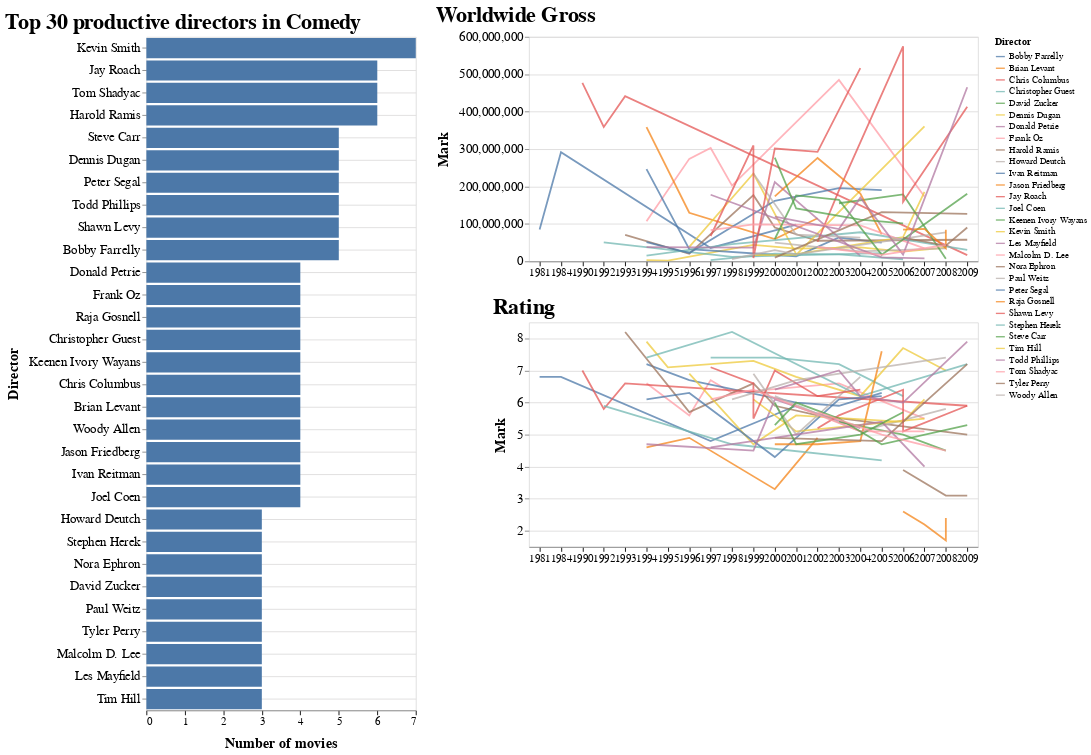

The notebook cell this image was saved under:
### Code cell
make_text_plot2(genre = 'Comedy', year = (1933, 2010))

### Figure 1 — Vega-Lite specification as saved in the notebook (floating-point values rounded to 4 significant figures)
{"$schema": "https://vega.github.io/schema/vega-lite/v3.4.0.json", "config": {"axisX": {"domain": true, "domainWidth": 1, "grid": false, "gridColor": "#DEDDDD", "labelAngle": 0, "labelFont": "Arial", "labelFontSize": 12, "tickColor": "#000000", "tickSize": 5, "title": "X Axis Title (units)", "titleFont": "Arial", "titleFontSize": 16, "titlePadding": 10}, "axisY": {"domain": false, "grid": true, "gridColor": "#DEDDDD", "gridWidth": 1, "labelAngle": 0, "labelFont": "Arial", "labelFontSize": 14, "title": "Y Axis Title (units)", "titleFont": "Arial", "titleFontSize": 16, "titlePadding": 10}, "title": {"anchor": "start", "font": "Arial", "fontColor": "#000000", "fontSize": 24}, "view": {"height": 300, "width": 400}}, "datasets": {"data-ac757487762b5f28f49e244ee39ae42f": [{"Count": 7, "Director": "Kevin Smith"}, {"Count": 6, "Director": "Jay Roach"}, {"Count": 6, "Director": "Tom Shadyac"}, {"Count": 6, "Director": "Harold Ramis"}, {"Count": 5, "Director": "Steve Carr"}, {"Count": 5, "Director": "Dennis Dugan"}, {"Count": 5, "Director": "Peter Segal"}, {"Count": 5, "Director": "Todd Phillips"}, {"Count": 5, "Director": "Shawn Levy"}, {"Count": 5, "Director": "Bobby Farrelly"}, {"Count": 4, "Director": "Donald Petrie"}, {"Count": 4, "Director": "Frank Oz"}, {"Count": 4, "Director": "Raja Gosnell"}, {"Count": 4, "Director": "Christopher Guest"}, {"Count": 4, "Director": "Keenen Ivory Wayans"}, {"Count": 4, "Director": "Chris Columbus"}, {"Count": 4, "Director": "Brian Levant"}, {"Count": 4, "Director": "Woody Allen"}, {"Count": 4, "Director": "Jason Friedberg"}, {"Count": 4, "Director": "Ivan Reitman"}, {"Count": 4, "Director": "Joel Coen"}, {"Count": 3, "Director": "Howard Deutch"}, {"Count": 3, "Director": "Stephen Herek"}, {"Count": 3, "Director": "Nora Ephron"}, {"Count": 3, "Director": "David Zucker"}, {"Count": 3, "Director": "Paul Weitz"}, {"Count": 3, "Director": "Tyler Perry"}, {"Count": 3, "Director": "Malcolm D. Lee"}, {"Count": 3, "Director": "Les Mayfield"}, {"Count": 3, "Director": "Tim Hill"}], "data-c25ab378c7851668767f95b7fc74da03": [{"Count": 6, "Director": "Tom Shadyac", "IMDB_Rating": 6.6, "MPAA_Rating": "PG-13", "Major_Genre": "Comedy", "Production_Budget": 12000000, "Title": "Ace Ventura: Pet Detective", "Worldwide_Gross": 107217396, "Year": 1994}, {"Count": 6, "Director": "Tom Shadyac", "IMDB_Rating": 5.6, "MPAA_Rating": "PG-13", "Major_Genre": "Comedy", "Production_Budget": 55000000, "Title": "The Nutty Professor", "Worldwide_Gross": 273814019, "Year": 1996}, {"Count": 6, "Director": "Tom Shadyac", "IMDB_Rating": 5.5, "MPAA_Rating": "PG", "Major_Genre": "Comedy", "Production_Budget": 175000000, "Title": "Evan Almighty", "Worldwide_Gross": 173219280, "Year": 2007}, {"Count": 6, "Director": "Tom Shadyac", "IMDB_Rating": 6.6, "MPAA_Rating": "PG-13", "Major_Genre": "Comedy", "Production_Budget": 81000000, "Title": "Bruce Almighty", "Worldwide_Gross": 485004995, "Year": 2003}, {"Count": 6, "Director": "Tom Shadyac", "IMDB_Rating": 6.7, "MPAA_Rating": "PG-13", "Major_Genre": "Comedy", "Production_Budget": 45000000, "Title": "Liar Liar", "Worldwide_Gross": 302710615, "Year": 1997}, {"Count": 6, "Director": "Tom Shadyac", "IMDB_Rating": 6.3, "MPAA_Rating": "PG-13", "Major_Genre": "Comedy", "Production_Budget": 50000000, "Title": "Patch Adams", "Worldwide_Gross": 202200000, "Year": 1998}, {"Count": 7, "Director": "Kevin Smith", "IMDB_Rating": 7.9, "MPAA_Rating": "R", "Major_Genre": "Comedy", "Production_Budget": 27000, "Title": "Clerks", "Worldwide_Gross": 3073428, "Year": 1994}, {"Count": 7, "Director": "Kevin Smith", "IMDB_Rating": 7.1, "MPAA_Rating": "R", "Major_Genre": "Comedy", "Production_Budget": 6100000, "Title": "Mallrats", "Worldwide_Gross": 2108367, "Year": 1995}, {"Count": 7, "Director": "Kevin Smith", "IMDB_Rating": 7.7, "MPAA_Rating": "R", "Major_Genre": "Comedy", "Production_Budget": 5000000, "Title": "Clerks II", "Worldwide_Gross": 25894473, "Year": 2006}, {"Count": 7, "Director": "Kevin Smith", "IMDB_Rating": 7.3, "MPAA_Rating": "R", "Major_Genre": "Comedy", "Production_Budget": 10000000, "Title": "Dogma", "Worldwide_Gross": 43948865, "Year": 1999}, {"Count": 7, "Director": "Kevin Smith", "IMDB_Rating": 6.2, "MPAA_Rating": "PG-13", "Major_Genre": "Comedy", "Production_Budget": 35000000, "Title": "Jersey Girl", "Worldwide_Gross": 37066129, "Year": 2004}, {"Count": 7, "Director": "Kevin Smith", "IMDB_Rating": 6.8, "MPAA_Rating": "R", "Major_Genre": "Comedy", "Production_Budget": 22000000, "Title": "Jay and Silent Bob Strike Back", "Worldwide_Gross": 33762400, "Year": 2001}, {"Count": 7, "Director": "Kevin Smith", "IMDB_Rating": 7, "MPAA_Rating": "R", "Major_Genre": "Comedy", "Production_Budget": 24000000, "Title": "Zack and Miri Make a Porno", "Worldwide_Gross": 36851125, "Year": 2008}, {"Count": 5, "Director": "Bobby Farrelly", "IMDB_Rating": 7.2, "MPAA_Rating": "PG-13", "Major_Genre": "Comedy", "Production_Budget": 16000000, "Title": "Dumb & Dumber", "Worldwide_Gross": 246400000, "Year": 1994}, {"Count": 5, "Director": "Bobby Farrelly", "IMDB_Rating": 6.7, "MPAA_Rating": "R", "Major_Genre": "Comedy", "Production_Budget": 25000000, "Title": "Kingpin", "Worldwide_Gross": 32223424, "Year": 1996}, {"Count": 5, "Director": "Bobby Farrelly", "IMDB_Rating": 6.3, "MPAA_Rating": "PG-13", "Major_Genre": "Comedy", "Production_Budget": 40000000, "Title": "Fever Pitch", "Worldwide_Gross": 50071069, "Year": 2005}, {"Count": 5, "Director": "Bobby Farrelly", "IMDB_Rating": 6, "MPAA_Rating": "PG", "Major_Genre": "Comedy", "Production_Budget": 70000000, "Title": "Osmosis Jones", "Worldwide_Gross": 13596911, "Year": 2001}, {"Count": 5, "Director": "Bobby Farrelly", "IMDB_Rating": 5.9, "MPAA_Rating": "PG-13", "Major_Genre": "Comedy", "Production_Budget": 55000000, "Title": "Stuck On You", "Worldwide_Gross": 63537164, "Year": 2003}, {"Count": 4, "Director": "Brian Levant", "IMDB_Rating": 4.6, "MPAA_Rating": "PG", "Major_Genre": "Comedy", "Production_Budget": 45000000, "Title": "The Flintstones", "Worldwide_Gross": 358500000, "Year": 1994}, {"Count": 4, "Director": "Brian Levant", "IMDB_Rating": 4.9, "MPAA_Rating": "PG", "Major_Genre": "Comedy", "Production_Budget": 60000000, "Title": "Jingle All the Way", "Worldwide_Gross": 129832389, "Year": 1996}, {"Count": 4, "Director": "Brian Levant", "IMDB_Rating": 4.9, "MPAA_Rating": "PG", "Major_Genre": "Comedy", "Production_Budget": 32000000, "Title": "Snow Dogs", "Worldwide_Gross": 115010692, "Year": 2002}, {"Count": 4, "Director": "Brian Levant", "IMDB_Rating": 3.3, "MPAA_Rating": "PG", "Major_Genre": "Comedy", "Production_Budget": 58000000, "Title": "The Flintstones in Viva Rock Vegas", "Worldwide_Gross": 59431365, "Year": 2000}, {"Count": 4, "Director": "Ivan Reitman", "IMDB_Rating": 6.8, "MPAA_Rating": "PG", "Major_Genre": "Comedy", "Production_Budget": 30000000, "Title": "Ghostbusters", "Worldwide_Gross": 291632124, "Year": 1984}, {"Count": 4, "Director": "Ivan Reitman", "IMDB_Rating": 6.8, "MPAA_Rating": "R", "Major_Genre": "Comedy", "Production_Budget": 10000000, "Title": "Stripes", "Worldwide_Gross": 85300000, "Year": 1981}, {"Count": 4, "Director": "Ivan Reitman", "IMDB_Rating": 5.9, "MPAA_Rating": "PG-13", "Major_Genre": "Comedy", "Production_Budget": 80000000, "Title": "Evolution", "Worldwide_Gross": 98341932, "Year": 2001}, {"Count": 4, "Director": "Ivan Reitman", "IMDB_Rating": 4.8, "MPAA_Rating": "PG-13", "Major_Genre": "Comedy", "Production_Budget": 85000000, "Title": "Father's Day", "Worldwide_Gross": 35681080, "Year": 1997}, {"Count": 6, "Director": "Harold Ramis", "IMDB_Rating": 8.2, "MPAA_Rating": "PG", "Major_Genre": "Comedy", "Production_Budget": 14600000, "Title": "Groundhog Day", "Worldwide_Gross": 70906973, "Year": 1993}, {"Count": 6, "Director": "Harold Ramis", "IMDB_Rating": 5.7, "MPAA_Rating": "PG-13", "Major_Genre": "Comedy", "Production_Budget": 45000000, "Title": "Multiplicity", "Worldwide_Gross": 20133326, "Year": 1996}, {"Count": 6, "Director": "Harold Ramis", "IMDB_Rating": 5.6, "MPAA_Rating": "R", "Major_Genre": "Comedy", "Production_Budget": 60000000, "Title": "Analyze That", "Worldwide_Gross": 54994757, "Year": 2002}, {"Count": 6, "Director": "Harold Ramis", "IMDB_Rating": 6.6, "MPAA_Rating": "R", "Major_Genre": "Comedy", "Production_Budget": 30000000, "Title": "Analyze This", "Worldwide_Gross": 176885658, "Year": 1999}, {"Count": 6, "Director": "Harold Ramis", "IMDB_Rating": 5.9, "MPAA_Rating": "PG-13", "Major_Genre": "Comedy", "Production_Budget": 48000000, "Title": "Bedazzled", "Worldwide_Gross": 90376224, "Year": 2000}, {"Count": 6, "Director": "Harold Ramis", "IMDB_Rating": 5, "MPAA_Rating": "PG-13", "Major_Genre": "Comedy", "Production_Budget": 60000000, "Title": "Year One", "Worldwide_Gross": 57604723, "Year": 2009}, {"Count": 4, "Director": "Chris Columbus", "IMDB_Rating": 5.8, "MPAA_Rating": "PG", "Major_Genre": "Comedy", "Production_Budget": 20000000, "Title": "Home Alone 2: Lost in New York", "Worldwide_Gross": 358994850, "Year": 1992}, {"Count": 4, "Director": "Chris Columbus", "IMDB_Rating": 7, "MPAA_Rating": "PG", "Major_Genre": "Comedy", "Production_Budget": 15000000, "Title": "Home Alone", "Worldwide_Gross": 476684675, "Year": 1990}, {"Count": 4, "Director": "Chris Columbus", "IMDB_Rating": 6.6, "MPAA_Rating": "PG-13", "Major_Genre": "Comedy", "Production_Budget": 25000000, "Title": "Mrs. Doubtfire", "Worldwide_Gross": 441286003, "Year": 1993}, {"Count": 4, "Director": "Chris Columbus", "IMDB_Rating": 5.9, "MPAA_Rating": "PG-13", "Major_Genre": "Comedy", "Production_Budget": 18000000, "Title": "I Love You, Beth Cooper", "Worldwide_Gross": 16382538, "Year": 2009}, {"Count": 5, "Director": "Dennis Dugan", "IMDB_Rating": 6.9, "MPAA_Rating": "PG-13", "Major_Genre": "Comedy", "Production_Budget": 10000000, "Title": "Happy Gilmore", "Worldwide_Gross": 38623460, "Year": 1996}, {"Count": 5, "Director": "Dennis Dugan", "IMDB_Rating": 4.7, "MPAA_Rating": "PG-13", "Major_Genre": "Comedy", "Production_Budget": 30000000, "Title": "Big Daddy", "Worldwide_Gross": 234779795, "Year": 1999}, {"Count": 5, "Director": "Dennis Dugan", "IMDB_Rating": 5.4, "MPAA_Rating": "PG-13", "Major_Genre": "Comedy", "Production_Budget": 35000000, "Title": "The Benchwarmers", "Worldwide_Gross": 64843754, "Year": 2006}, {"Count": 5, "Director": "Dennis Dugan", "IMDB_Rating": 6.1, "MPAA_Rating": "PG-13", "Major_Genre": "Comedy", "Production_Budget": 85000000, "Title": "I Now Pronounce You Chuck and Larry", "Worldwide_Gross": 185708462, "Year": 2007}, {"Count": 5, "Director": "Dennis Dugan", "IMDB_Rating": 5.6, "MPAA_Rating": "R", "Major_Genre": "Comedy", "Production_Budget": 22000000, "Title": "Saving Silverman", "Worldwide_Gross": 19351569, "Year": 2001}, {"Count": 4, "Director": "Joel Coen", "IMDB_Rating": 7.4, "MPAA_Rating": "PG", "Major_Genre": "Comedy", "Production_Budget": 40000000, "Title": "The Hudsucker Proxy", "Worldwide_Gross": 14938149, "Year": 1994}, {"Count": 4, "Director": "Joel Coen", "IMDB_Rating": 7.2, "MPAA_Rating": "R", "Major_Genre": "Comedy", "Production_Budget": 7000000, "Title": "A Serious Man", "Worldwide_Gross": 30710147, "Year": 2009}, {"Count": 4, "Director": "Joel Coen", "IMDB_Rating": 8.2, "MPAA_Rating": "R", "Major_Genre": "Comedy", "Production_Budget": 15000000, "Title": "The Big Lebowski", "Worldwide_Gross": 46189568, "Year": 1998}, {"Count": 4, "Director": "Joel Coen", "IMDB_Rating": 6.2, "MPAA_Rating": "R", "Major_Genre": "Comedy", "Production_Budget": 35000000, "Title": "The Ladykillers", "Worldwide_Gross": 77692139, "Year": 2004}, {"Count": 3, "Director": "Stephen Herek", "IMDB_Rating": 5.9, "MPAA_Rating": "PG", "Major_Genre": "Comedy", "Production_Budget": 10000000, "Title": "The Mighty Ducks", "Worldwide_Gross": 50752337, "Year": 1992}, {"Count": 3, "Director": "Stephen Herek", "IMDB_Rating": 4.7, "MPAA_Rating": "PG", "Major_Genre": "Comedy", "Production_Budget": 60000000, "Title": "Holy Man", "Worldwide_Gross": 12069719, "Year": 1998}, {"Count": 3, "Director": "Stephen Herek", "IMDB_Rating": 4.2, "MPAA_Rating": "PG-13", "Major_Genre": "Comedy", "Production_Budget": 50000000, "Title": "Man of the House", "Worldwide_Gross": 22099706, "Year": 2005}, {"Count": 5, "Director": "Peter Segal", "IMDB_Rating": 6.1, "MPAA_Rating": "PG-13", "Major_Genre": "Comedy", "Production_Budget": 30000000, "Title": "Naked Gun 33 1/3: The Final Insult", "Worldwide_Gross": 51041856, "Year": 1994}, {"Count": 5, "Director": "Peter Segal", "IMDB_Rating": 6.1, "MPAA_Rating": "PG-13", "Major_Genre": "Comedy", "Production_Budget": 56000000, "Title": "Anger Management", "Worldwide_Gross": 195660942, "Year": 2003}, {"Count": 5, "Director": "Peter Segal", "IMDB_Rating": 6.2, "MPAA_Rating": "PG-13", "Major_Genre": "Comedy", "Production_Budget": 82000000, "Title": "The Longest Yard", "Worldwide_Gross": 190320568, "Year": 2005}, {"Count": 5, "Director": "Peter Segal", "IMDB_Rating": 6.3, "MPAA_Rating": "PG-13", "Major_Genre": "Comedy", "Production_Budget": 21500000, "Title": "My Fellow Americans", "Worldwide_Gross": 22331846, "Year": 1996}, {"Count": 5, "Director": "Peter Segal", "IMDB_Rating": 4.3, "MPAA_Rating": "PG-13", "Major_Genre": "Comedy", "Production_Budget": 84000000, "Title": "Nutty Professor II: The Klumps", "Worldwide_Gross": 161600000, "Year": 2000}, {"Count": 4, "Director": "Donald Petrie", "IMDB_Rating": 4.7, "MPAA_Rating": "PG", "Major_Genre": "Comedy", "Production_Budget": 40000000, "Title": "Ri¢hie Ri¢h", "Worldwide_Gross": 38087756, "Year": 1994}, {"Count": 4, "Director": "Donald Petrie", "IMDB_Rating": 6.1, "MPAA_Rating": "PG-13", "Major_Genre": "Comedy", "Production_Budget": 45000000, "Title": "Miss Congeniality", "Worldwide_Gross": 212100000, "Year": 2000}, {"Count": 4, "Director": "Donald Petrie", "IMDB_Rating": 5.2, "MPAA_Rating": "PG-13", "Major_Genre": "Comedy", "Production_Budget": 26000000, "Title": "Welcome to Mooseport", "Worldwide_Gross": 14469428, "Year": 2004}, {"Count": 4, "Director": "Donald Petrie", "IMDB_Rating": 4.5, "MPAA_Rating": "PG", "Major_Genre": "Comedy", "Production_Budget": 60000000, "Title": "My Favorite Martian", "Worldwide_Gross": 36850101, "Year": 1999}, {"Count": 4, "Director": "Christopher Guest", "IMDB_Rating": 7.4, "MPAA_Rating": "R", "Major_Genre": "Comedy", "Production_Budget": 4000000, "Title": "Waiting for Guffman", "Worldwide_Gross": 2922988, "Year": 1997}, {"Count": 4, "Director": "Christopher Guest", "IMDB_Rating": 7.4, "MPAA_Rating": "PG-13", "Major_Genre": "Comedy", "Production_Budget": 6000000, "Title": "Best in Show", "Worldwide_Gross": 20695413, "Year": 2000}, {"Count": 4, "Director": "Christopher Guest", "IMDB_Rating": 6.2, "MPAA_Rating": "PG-13", "Major_Genre": "Comedy", "Production_Budget": 12000000, "Title": "For Your Consideration", "Worldwide_Gross": 5549923, "Year": 2006}, {"Count": 4, "Director": "Christopher Guest", "IMDB_Rating": 7.2, "MPAA_Rating": "PG-13", "Major_Genre": "Comedy", "Production_Budget": 6000000, "Title": "A Mighty Wind", "Worldwide_Gross": 18552708, "Year": 2003}, {"Count": 3, "Director": "Howard Deutch", "IMDB_Rating": 5.1, "MPAA_Rating": "PG-13", "Major_Genre": "Comedy", "Production_Budget": 30000000, "Title": "The Whole Ten Yards", "Worldwide_Gross": 26323969, "Year": 2004}, {"Count": 3, "Director": "Howard Deutch", "IMDB_Rating": 5.8, "MPAA_Rating": "R", "Major_Genre": "Comedy", "Production_Budget": 20000000, "Title": "My Best Friend's Girl", "Worldwide_Gross": 34787111, "Year": 2008}, {"Count": 3, "Director": "Howard Deutch", "IMDB_Rating": 6.2, "MPAA_Rating": "PG-13", "Major_Genre": "Comedy", "Production_Budget": 50000000, "Title": "The Replacements", "Worldwide_Gross": 50054511, "Year": 2000}, {"Count": 3, "Director": "Tim Hill", "IMDB_Rating": 5.5, "MPAA_Rating": "PG", "Major_Genre": "Comedy", "Production_Budget": 55000000, "Title": "Alvin and the Chipmunks", "Worldwide_Gross": 360578644, "Year": 2007}, {"Count": 3, "Director": "Tim Hill", "IMDB_Rating": 5.1, "MPAA_Rating": "PG", "Major_Genre": "Comedy", "Production_Budget": 12000000, "Title": "Max Keeble's Big Move", "Worldwide_Gross": 17292381, "Year": 2001}, {"Count": 3, "Director": "Tim Hill", "IMDB_Rating": 6.1, "MPAA_Rating": "G", "Major_Genre": "Comedy", "Production_Budget": 24000000, "Title": "Muppets From Space", "Worldwide_Gross": 16304786, "Year": 1999}, {"Count": 3, "Director": "David Zucker", "IMDB_Rating": 4.5, "MPAA_Rating": "PG-13", "Major_Genre": "Comedy", "Production_Budget": 20000000, "Title": "An American Carol", "Worldwide_Gross": 7013191, "Year": 2008}, {"Count": 3, "Director": "David Zucker", "IMDB_Rating": 5.4, "MPAA_Rating": "PG-13", "Major_Genre": "Comedy", "Production_Budget": 45000000, "Title": "Scary Movie 3", "Worldwide_Gross": 155200000, "Year": 2003}, {"Count": 3, "Director": "David Zucker", "IMDB_Rating": 5, "MPAA_Rating": "PG-13", "Major_Genre": "Comedy", "Production_Budget": 40000000, "Title": "Scary Movie 4", "Worldwide_Gross": 178710620, "Year": 2006}, {"Count": 3, "Director": "Paul Weitz", "IMDB_Rating": 6.9, "MPAA_Rating": "R", "Major_Genre": "Comedy", "Production_Budget": 12000000, "Title": "American Pie", "Worldwide_Gross": 234800000, "Year": 1999}, {"Count": 3, "Director": "Paul Weitz", "IMDB_Rating": 5, "MPAA_Rating": "PG-13", "Major_Genre": "Comedy", "Production_Budget": 30000000, "Title": "Down to Earth", "Worldwide_Gross": 71172251, "Year": 2001}, {"Count": 3, "Director": "Paul Weitz", "IMDB_Rating": 6.8, "MPAA_Rating": "PG-13", "Major_Genre": "Comedy", "Production_Budget": 26000000, "Title": "In Good Company", "Worldwide_Gross": 63489752, "Year": 2004}, {"Count": 6, "Director": "Jay Roach", "IMDB_Rating": 6.6, "MPAA_Rating": "PG-13", "Major_Genre": "Comedy", "Production_Budget": 35000000, "Title": "Austin Powers: The Spy Who Shagged Me", "Worldwide_Gross": 309600000, "Year": 1999}, {"Count": 6, "Director": "Jay Roach", "IMDB_Rating": 6.2, "MPAA_Rating": "PG-13", "Major_Genre": "Comedy", "Production_Budget": 63000000, "Title": "Austin Powers in Goldmember", "Worldwide_Gross": 292738626, "Year": 2002}, {"Count": 6, "Director": "Jay Roach", "IMDB_Rating": 7.1, "MPAA_Rating": "PG-13", "Major_Genre": "Comedy", "Production_Budget": 18000000, "Title": "Austin Powers: International Man of Mystery", "Worldwide_Gross": 67683989, "Year": 1997}, {"Count": 6, "Director": "Jay Roach", "IMDB_Rating": 6.4, "MPAA_Rating": "PG-13", "Major_Genre": "Comedy", "Production_Budget": 60000000, "Title": "Meet the Fockers", "Worldwide_Gross": 516567575, "Year": 2004}, {"Count": 6, "Director": "Jay Roach", "IMDB_Rating": 7, "MPAA_Rating": "PG-13", "Major_Genre": "Comedy", "Production_Budget": 55000000, "Title": "Meet the Parents", "Worldwide_Gross": 301500000, "Year": 2000}, {"Count": 6, "Director": "Jay Roach", "IMDB_Rating": 5.5, "MPAA_Rating": "R", "Major_Genre": "Comedy", "Production_Budget": 28000000, "Title": "Mystery, Alaska", "Worldwide_Gross": 8891623, "Year": 1999}, {"Count": 5, "Director": "Shawn Levy", "IMDB_Rating": 5.2, "MPAA_Rating": "PG", "Major_Genre": "Comedy", "Production_Budget": 15000000, "Title": "Big Fat Liar", "Worldwide_Gross": 52375275, "Year": 2002}, {"Count": 5, "Director": "Shawn Levy", "IMDB_Rating": 5.6, "MPAA_Rating": "PG", "Major_Genre": "Comedy", "Production_Budget": 40000000, "Title": "Cheaper by the Dozen", "Worldwide_Gross": 189714544, "Year": 2003}, {"Count": 5, "Director": "Shawn Levy", "IMDB_Rating": 6.4, "MPAA_Rating": "PG", "Major_Genre": "Comedy", "Production_Budget": 110000000, "Title": "Night at the Museum", "Worldwide_Gross": 574480841, "Year": 2006}, {"Count": 5, "Director": "Shawn Levy", "IMDB_Rating": 5.9, "MPAA_Rating": "PG", "Major_Genre": "Comedy", "Production_Budget": 150000000, "Title": "Night at the Museum: Battle of the Smithsonian", "Worldwide_Gross": 413054631, "Year": 2009}, {"Count": 5, "Director": "Shawn Levy", "IMDB_Rating": 5.1, "MPAA_Rating": "PG", "Major_Genre": "Comedy", "Production_Budget": 80000000, "Title": "The Pink Panther", "Worldwide_Gross": 158926474, "Year": 2006}, {"Count": 4, "Director": "Raja Gosnell", "IMDB_Rating": 4.7, "MPAA_Rating": "PG-13", "Major_Genre": "Comedy", "Production_Budget": 33000000, "Title": "Big Momma's House", "Worldwide_Gross": 173559438, "Year": 2000}, {"Count": 4, "Director": "Raja Gosnell", "IMDB_Rating": 4.8, "MPAA_Rating": "PG", "Major_Genre": "Comedy", "Production_Budget": 25000000, "Title": "Scooby-Doo 2: Monsters Unleashed", "Worldwide_Gross": 181185387, "Year": 2004}, {"Count": 4, "Director": "Raja Gosnell", "IMDB_Rating": 4.7, "MPAA_Rating": "PG", "Major_Genre": "Comedy", "Production_Budget": 84000000, "Title": "Scooby-Doo", "Worldwide_Gross": 276294164, "Year": 2002}, {"Count": 4, "Director": "Raja Gosnell", "IMDB_Rating": 7.6, "MPAA_Rating": "PG", "Major_Genre": "Comedy", "Production_Budget": 45000000, "Title": "Yours, Mine and Ours", "Worldwide_Gross": 72359917, "Year": 2005}, {"Count": 4, "Director": "Frank Oz", "IMDB_Rating": 6.4, "MPAA_Rating": "PG-13", "Major_Genre": "Comedy", "Production_Budget": 55000000, "Title": "Bowfinger", "Worldwide_Gross": 98699769, "Year": 1999}, {"Count": 4, "Director": "Frank Oz", "IMDB_Rating": 5.1, "MPAA_Rating": "R", "Major_Genre": "Comedy", "Production_Budget": 20000000, "Title": "Death at a Funeral", "Worldwide_Gross": 34743644, "Year": 2007}, {"Count": 4, "Director": "Frank Oz", "IMDB_Rating": 6.1, "MPAA_Rating": "PG-13", "Major_Genre": "Comedy", "Production_Budget": 35000000, "Title": "In & Out", "Worldwide_Gross": 83226569, "Year": 1997}, {"Count": 4, "Director": "Frank Oz", "IMDB_Rating": 5.1, "MPAA_Rating": "PG-13", "Major_Genre": "Comedy", "Production_Budget": 100000000, "Title": "The Stepford Wives", "Worldwide_Gross": 96221971, "Year": 2004}, {"Count": 3, "Director": "Nora Ephron", "IMDB_Rating": 4.8, "MPAA_Rating": "PG-13", "Major_Genre": "Comedy", "Production_Budget": 80000000, "Title": "Bewitched", "Worldwide_Gross": 131413159, "Year": 2005}, {"Count": 3, "Director": "Nora Ephron", "IMDB_Rating": 7.2, "MPAA_Rating": "PG-13", "Major_Genre": "Comedy", "Production_Budget": 40000000, "Title": "Julie & Julia", "Worldwide_Gross": 126646119, "Year": 2009}, {"Count": 3, "Director": "Nora Ephron", "IMDB_Rating": 4.9, "MPAA_Rating": "R", "Major_Genre": "Comedy", "Production_Budget": 65000000, "Title": "Lucky Numbers", "Worldwide_Gross": 10014234, "Year": 2000}, {"Count": 4, "Director": "Woody Allen", "IMDB_Rating": 6.1, "MPAA_Rating": "R", "Major_Genre": "Comedy", "Production_Budget": 12000000, "Title": "Celebrity", "Worldwide_Gross": 6200000, "Year": 1998}, {"Count": 4, "Director": "Woody Allen", "IMDB_Rating": 6.7, "MPAA_Rating": "PG-13", "Major_Genre": "Comedy", "Production_Budget": 26000000, "Title": "The Curse of the Jade Scorpion", "Worldwide_Gross": 18496522, "Year": 2001}, {"Count": 4, "Director": "Woody Allen", "IMDB_Rating": 7.4, "MPAA_Rating": "PG-13", "Major_Genre": "Comedy", "Production_Budget": 16000000, "Title": "Vicky Cristina Barcelona", "Worldwide_Gross": 77213577, "Year": 2008}, {"Count": 4, "Director": "Woody Allen", "IMDB_Rating": 6.5, "MPAA_Rating": "PG", "Major_Genre": "Comedy", "Production_Budget": 18000000, "Title": "Small Time Crooks", "Worldwide_Gross": 29934477, "Year": 2000}, {"Count": 3, "Director": "Les Mayfield", "IMDB_Rating": 4, "MPAA_Rating": "PG-13", "Major_Genre": "Comedy", "Production_Budget": 20000000, "Title": "Code Name: The Cleaner", "Worldwide_Gross": 8135024, "Year": 2007}, {"Count": 3, "Director": "Les Mayfield", "IMDB_Rating": 4.6, "MPAA_Rating": "PG", "Major_Genre": "Comedy", "Production_Budget": 80000000, "Title": "Flubber", "Worldwide_Gross": 177993801, "Year": 1997}, {"Count": 3, "Director": "Les Mayfield", "IMDB_Rating": 5.4, "MPAA_Rating": "PG-13", "Major_Genre": "Comedy", "Production_Budget": 20000000, "Title": "The Man", "Worldwide_Gross": 10393696, "Year": 2005}, {"Count": 5, "Director": "Steve Carr", "IMDB_Rating": 5.5, "MPAA_Rating": "PG", "Major_Genre": "Comedy", "Production_Budget": 60000000, "Title": "Daddy Day Care", "Worldwide_Gross": 164285587, "Year": 2003}, {"Count": 5, "Director": "Steve Carr", "IMDB_Rating": 6, "MPAA_Rating": "PG", "Major_Genre": "Comedy", "Production_Budget": 72000000, "Title": "Doctor Dolittle 2", "Worldwide_Gross": 176101721, "Year": 2001}, {"Count": 5, "Director": "Steve Carr", "IMDB_Rating": 5.3, "MPAA_Rating": "R", "Major_Genre": "Comedy", "Production_Budget": 9500000, "Title": "Next Friday", "Worldwide_Gross": 59675307, "Year": 2000}, {"Count": 5, "Director": "Steve Carr", "IMDB_Rating": 5.3, "MPAA_Rating": "PG", "Major_Genre": "Comedy", "Production_Budget": 26000000, "Title": "Paul Blart: Mall Cop", "Worldwide_Gross": 180449670, "Year": 2009}, {"Count": 5, "Director": "Steve Carr", "IMDB_Rating": 4.7, "MPAA_Rating": "PG", "Major_Genre": "Comedy", "Production_Budget": 45000000, "Title": "Rebound", "Worldwide_Gross": 17492014, "Year": 2005}, {"Count": 4, "Director": "Jason Friedberg", "IMDB_Rating": 2.6, "MPAA_Rating": "PG-13", "Major_Genre": "Comedy", "Production_Budget": 20000000, "Title": "Date Movie", "Worldwide_Gross": 84548426, "Year": 2006}, {"Count": 4, "Director": "Jason Friedberg", "IMDB_Rating": 1.7, "MPAA_Rating": "PG-13", "Major_Genre": "Comedy", "Production_Budget": 20000000, "Title": "Disaster Movie", "Worldwide_Gross": 34690901, "Year": 2008}, {"Count": 4, "Director": "Jason Friedberg", "IMDB_Rating": 2.2, "MPAA_Rating": "PG-13", "Major_Genre": "Comedy", "Production_Budget": 20000000, "Title": "Epic Movie", "Worldwide_Gross": 86858578, "Year": 2007}, {"Count": 4, "Director": "Jason Friedberg", "IMDB_Rating": 2.4, "MPAA_Rating": "PG-13", "Major_Genre": "Comedy", "Production_Budget": 30000000, "Title": "Meet the Spartans", "Worldwide_Gross": 84646831, "Year": 2008}, {"Count": 3, "Director": "Tyler Perry", "IMDB_Rating": 3.9, "MPAA_Rating": "PG-13", "Major_Genre": "Comedy", "Production_Budget": 10000000, "Title": "Madea's Family Reunion", "Worldwide_Gross": 63308879, "Year": 2006}, {"Count": 3, "Director": "Tyler Perry", "IMDB_Rating": 3.1, "MPAA_Rating": "PG-13", "Major_Genre": "Comedy", "Production_Budget": 20000000, "Title": "Meet the Browns", "Worldwide_Gross": 41975388, "Year": 2008}, {"Count": 3, "Director": "Tyler Perry", "IMDB_Rating": 3.1, "MPAA_Rating": "PG-13", "Major_Genre": "Comedy", "Production_Budget": 17500000, "Title": "Madea Goes To Jail", "Worldwide_Gross": 90508336, "Year": 2009}, {"Count": 5, "Director": "Todd Phillips", "IMDB_Rating": 7.9, "MPAA_Rating": "R", "Major_Genre": "Comedy", "Production_Budget": 35000000, "Title": "The Hangover", "Worldwide_Gross": 465132119, "Year": 2009}, {"Count": 5, "Director": "Todd Phillips", "IMDB_Rating": 6.2, "MPAA_Rating": "PG-13", "Major_Genre": "Comedy", "Production_Budget": 60000000, "Title": "Starsky & Hutch", "Worldwide_Gross": 170200225, "Year": 2004}, {"Count": 5, "Director": "Todd Phillips", "IMDB_Rating": 7, "MPAA_Rating": "R", "Major_Genre": "Comedy", "Production_Budget": 24000000, "Title": "Old School", "Worldwide_Gross": 86325829, "Year": 2003}, {"Count": 5, "Director": "Todd Phillips", "IMDB_Rating": 6.4, "MPAA_Rating": "R", "Major_Genre": "Comedy", "Production_Budget": 16000000, "Title": "Road Trip", "Worldwide_Gross": 119739110, "Year": 2000}, {"Count": 5, "Director": "Todd Phillips", "IMDB_Rating": 6, "MPAA_Rating": "PG-13", "Major_Genre": "Comedy", "Production_Budget": 20000000, "Title": "School for Scoundrels", "Worldwide_Gross": 17807569, "Year": 2006}, {"Count": 4, "Director": "Keenen Ivory Wayans", "IMDB_Rating": 5.7, "MPAA_Rating": "PG-13", "Major_Genre": "Comedy", "Production_Budget": 64000000, "Title": "Little Man", "Worldwide_Gross": 101636047, "Year": 2006}, {"Count": 4, "Director": "Keenen Ivory Wayans", "IMDB_Rating": 4.7, "MPAA_Rating": "R", "Major_Genre": "Comedy", "Production_Budget": 45000000, "Title": "Scary Movie 2", "Worldwide_Gross": 141189101, "Year": 2001}, {"Count": 4, "Director": "Keenen Ivory Wayans", "IMDB_Rating": 6, "MPAA_Rating": "R", "Major_Genre": "Comedy", "Production_Budget": 19000000, "Title": "Scary Movie", "Worldwide_Gross": 277200000, "Year": 2000}, {"Count": 4, "Director": "Keenen Ivory Wayans", "IMDB_Rating": 5, "MPAA_Rating": "PG-13", "Major_Genre": "Comedy", "Production_Budget": 20000000, "Title": "White Chicks", "Worldwide_Gross": 111448997, "Year": 2004}, {"Count": 3, "Director": "Malcolm D. Lee", "IMDB_Rating": 5, "MPAA_Rating": "PG-13", "Major_Genre": "Comedy", "Production_Budget": 10000000, "Title": "Roll Bounce", "Worldwide_Gross": 17500866, "Year": 2005}, {"Count": 3, "Director": "Malcolm D. Lee", "IMDB_Rating": 5.7, "MPAA_Rating": "PG-13", "Major_Genre": "Comedy", "Production_Budget": 25000000, "Title": "Undercover Brother", "Worldwide_Gross": 38230435, "Year": 2002}, {"Count": 3, "Director": "Malcolm D. Lee", "IMDB_Rating": 4.5, "MPAA_Rating": "PG-13", "Major_Genre": "Comedy", "Production_Budget": 27500000, "Title": "Welcome Home Roscoe Jenkins", "Worldwide_Gross": 43607627, "Year": 2008}]}, "hconcat": [{"data": {"name": "data-ac757487762b5f28f49e244ee39ae42f"}, "encoding": {"x": {"field": "Count", "title": "Number of movies", "type": "quantitative"}, "y": {"field": "Director", "sort": {"field": "Worldwide_Gross", "order": "ascending"}, "title": "Director", "type": "nominal"}}, "height": 750, "mark": "bar", "selection": {"selector136": {"encodings": ["y"], "type": "interval"}}, "title": "Top 30 productive directors in Comedy", "width": 300}, {"data": {"name": "data-c25ab378c7851668767f95b7fc74da03"}, "vconcat": [{"vconcat": [{"encoding": {"color": {"field": "Director", "type": "nominal"}, "opacity": {"condition": {"selection": "selector136", "value": 0.75}, "value": 0.05}, "tooltip": [{"field": "Title", "type": "nominal"}, {"field": "Major_Genre", "type": "nominal"}, {"field": "Director", "type": "nominal"}, {"field": "IMDB_Rating", "type": "quantitative"}], "x": {"field": "Year", "type": "ordinal"}, "y": {"axis": {"title": "Mark"}, "field": "Worldwide_Gross", "scale": {"zero": false}, "type": "quantitative"}}, "height": 250, "mark": "line", "selection": {"selector139": {"bind": "scales", "encodings": ["x", "y"], "type": "interval"}}, "title": "Worldwide Gross", "width": 500}, {"encoding": {"color": {"field": "Director", "type": "nominal"}, "opacity": {"condition": {"selection": "selector136", "value": 0.75}, "value": 0.05}, "tooltip": [{"field": "Title", "type": "nominal"}, {"field": "Major_Genre", "type": "nominal"}, {"field": "Director", "type": "nominal"}, {"field": "IMDB_Rating", "type": "quantitative"}], "x": {"field": "Year", "type": "ordinal"}, "y": {"axis": {"title": "Mark"}, "field": "IMDB_Rating", "scale": {"zero": false}, "type": "quantitative"}}, "height": 250, "mark": "line", "selection": {"selector138": {"bind": "scales", "encodings": ["x", "y"], "type": "interval"}}, "title": "Rating", "width": 500}]}]}]}
